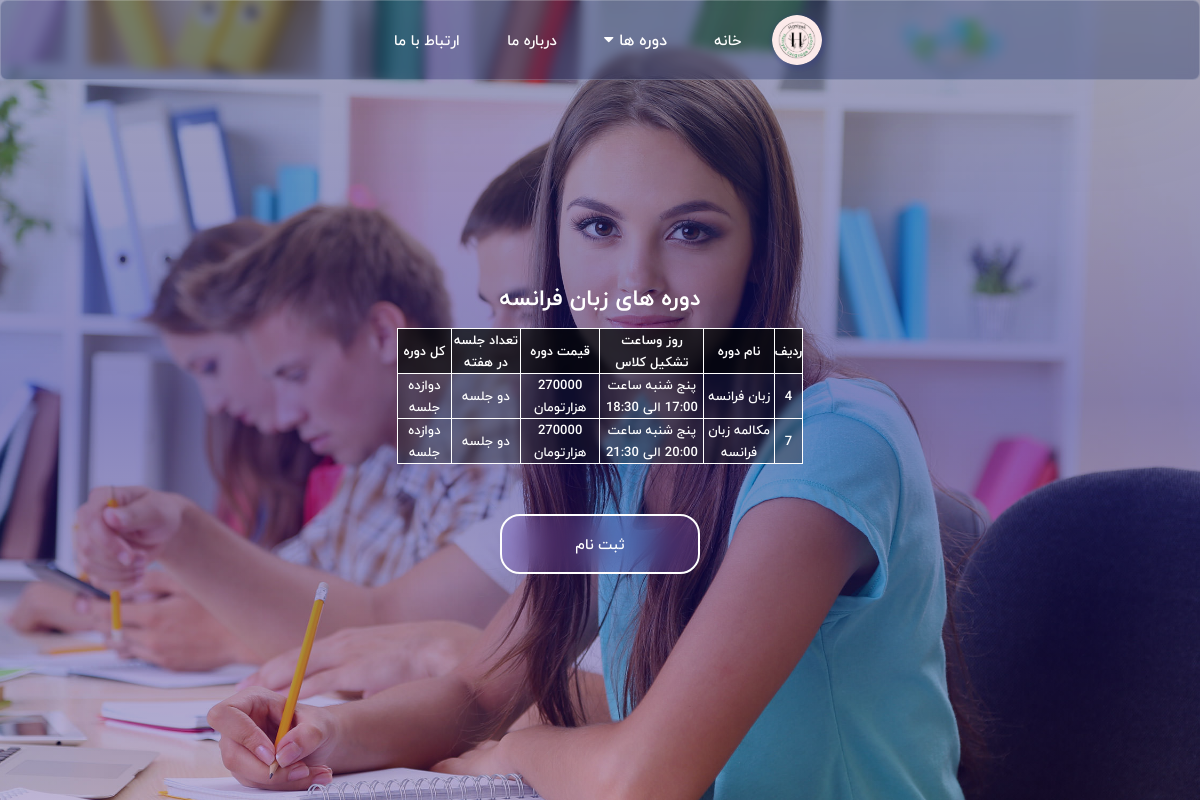
Page /France.php on the committed database.
### tables this page shows
CREATE TABLE `courses` (
  `id_Crs` int(11) NOT NULL COMMENT ' ',
  `Course_Name` text NOT NULL COMMENT 'نام دوره',
  `Day_of_Hold` text NOT NULL COMMENT 'روز و تشکیل کلاس',
  `Cost` text NOT NULL COMMENT 'هزینه دوره',
  `Count_of_Week` text NOT NULL COMMENT 'تعداد جلسات در هفته',
  `Course_of_Length` text NOT NULL COMMENT 'طول دوره'
);

### France.php (the view, shortened to what this page needs)
<!DOCTYPE html>
<html lang="en">
<head>
</head>
<body>
    <?php include 'NavBar.php' ?>
    <section class="hero">
        <div class="hero-inner">
            <h1>دوره های زبان فرانسه</h1>
            <div class="container-bcontent">
                <table class="table table-dark table-striped">
                    <thead>
                        <tr>
                            <th>ردیف</th>
                            <th>نام دوره</th>
                            <th>روز وساعت تشکیل کلاس</th>
                            <th>قیمت دوره</th>
                            <th>تعداد جلسه در هفته</th>
                            <th>کل دوره</th>
                        </tr>
                    </thead>
                    <tbody>
                        <?php
                        require("Server.php");
                        $query = "SELECT * FROM courses WHERE Course_NAME LIKE N'%فرانسه%'";
                        $result = mysqli_query($con, $query) or die(mysqli_error($con));
                        while ($row = mysqli_fetch_array($result, MYSQLI_ASSOC)) {
                        ?>
                            <tr class="table-dark">
                                <td><?php echo $row['id_Crs']; ?></td>
                                <td><?php echo $row['Course_Name']; ?></td>
                                <td><?php echo $row['Day_of_Hold']; ?></td>
                                <td><?php echo $row['Cost']; ?></td>
                                <td><?php echo $row['Count_of_Week']; ?></td>
                                <td><?php echo $row['Course_of_Length']; ?></td>
                            </tr>
                        <?php
                        }
                        ?>
                    </tbody>
                </table>
            </div>
            <a href="UserPanel.php" style="text-decoration: none;color:white;"><button class="btn">ثبت نام</button> </a>
        </div>
    </section>
</body>
</html>

### style.css (style rules this page uses)
* { box-sizing: border-box; font-family:'IranYekan'; font-size: 15px; -webkit-font-smoothing: antialiased; -moz-osx-font-smoothing: grayscale; padding: 0; margin: 0; }
:root { --primaryColor: #6d28d9; --secondaryColor: #ede9fe; --mainWhite: #fff; --mainBlack: #222; --mainGrey: #7c7c7c; --mainSpacing: 0.1rem; --mainTransition: all 0.3s linear; --mainRed: #db2777; --bodyColor: #f6f6f6; }
html, body { box-sizing: border-box; outline-style: none; overflow-x: hidden; background-image: linear-gradient( rgba(0, 0, 125, 0.5), rgba(14, 12, 125, 0.5), rgba(0, 0, 0, 0.3) ), url("assets/images/banner.jpg"); background-size: cover; background-position: center center; background-repeat: no-repeat; background-attachment: fixed; font-family: "IranYekan", sans-serif; }
.hero { width: 100vw; height: 100vh; display: flex; justify-content: center; align-items: center; text-align: center; color: white; background-image: linear-gradient( rgba(42, 45, 110, 0.4), rgba(11, 8, 120, 0.5), rgba(45, 12, 111, 0.3) ), url("assets/images/banner.jpg"); background-size: cover; background-position: center center; background-repeat: no-repeat; background-attachment: fixed; }
.hero h1 { font-size: 1.5em; margin-top: 3.5rem; margin-bottom: 0.5em; }
.hero .btn { display: block; width: 200px; padding: 1em; margin-top: 50px; margin-left: auto; margin-right: auto; color: white; text-decoration: none; font-size: 1rem; border: 2px solid white; border-radius: 20px; background-color: rgba(147, 112, 219, 0.2); }
.btn { box-shadow: 0 20px 120px rgba(1, 13, 125, 0.125); backdrop-filter: blur(15px) saturate(120%); -webkit-backdrop-filter: blur(16px) saturate(120%); background-color: rgba(12, 21, 198, 0.125); border: 1px solid rgba(1, 130, 225, 0.3); padding: 0.5rem; border-radius: 7px; color: var(--mainWhite); font-size: 14px; margin-top: 0.5rem; width: 80px; cursor: pointer; transition: 1s ease-in-out; }
table { width: 65%; z-index: 1; border-collapse: collapse; color: black; margin: 0 auto; padding: 1rem; border: 1px solid white; backdrop-filter: blur(3px) saturate(70%); -webkit-backdrop-filter: blur(5px) saturate(1%); background-color: rgba(17, 25, 40, 0.3); font-size: 13px; }
table, th, td, tr, thead { border: 1px solid white; font-size: 13px; color: white; }
th { background-color: rgba(0, 0, 0, 0.6); }
td { padding: 0 0.2rem; }

### rows in the picture
courses: id_Crs "4", Course_Name "زبان فرانسه", Day_of_Hold "پنج شنبه ساعت 17:00 الی 18:30", Cost "270000 هزارتومان", Count_of_Week "دو جلسه", Course_of_Length "دوازده جلسه"
courses: id_Crs "7", Course_Name "مکالمه زبان فرانسه", Day_of_Hold "پنج شنبه ساعت 20:00 الی 21:30", Cost "270000 هزارتومان", Count_of_Week "دو جلسه", Course_of_Length "دوازده جلسه"
